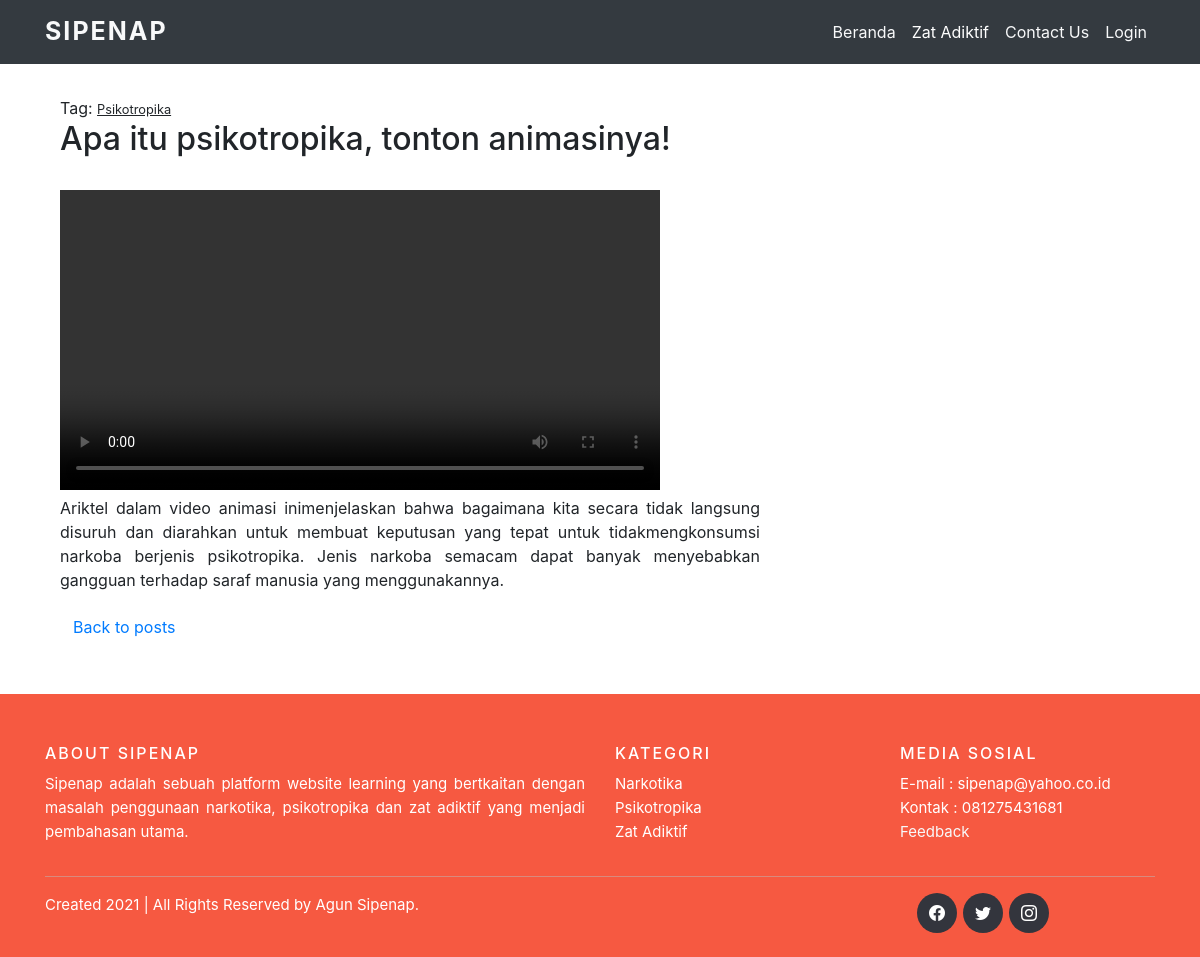
/golongan/zat_adiktif.php?id=17, run on the app's committed database.
### tables this page shows
CREATE TABLE `golongan` (
  `id_golongan` int(11) NOT NULL,
  `kategori` varchar(50) NOT NULL,
  `golongan` varchar(50) NOT NULL,
  `animasi` varchar(255) NOT NULL,
  `keterangan` text NOT NULL,
  `judul` varchar(255) NOT NULL
);

### golongan/zat_adiktif.php (the view, shortened to what this page needs)
<?php
  include '../admin/config/koneksi.php';
  $id_zat_adiktif = $_GET["id"];
  $ambil = $koneksi->query("SELECT * FROM golongan WHERE id_golongan='$id_zat_adiktif'");
  $singlePage = $ambil->fetch_assoc();
?>
<!DOCTYPE html>
<html lang="en">
<head>
	<link href="https://stackpath.bootstrapcdn.com/bootstrap/4.1.3/css/bootstrap.min.css" rel="stylesheet">
	<link rel="stylesheet" href="https://cdn.jsdelivr.net/npm/bootstrap-icons@1.7.1/font/bootstrap-icons.css">
	<link rel="stylesheet" href="../admin/assets/css/bootsrap.min.css">
	<link rel="stylesheet" href="../admin/assets/css/custom-css.css">
</head>
<body>
	<nav class="navbar navbar-expand-lg navbar-light bg-dark fixed-top">
		<div class="container">
			<a class="navbar-brand text-light" href="../index.php">SIPENAP</a>
			<div class="collapse navbar-collapse" id="navbarSupportedContent">
				<ul class="navbar-nav ml-auto">
					<li class="nav-item active">
						<a class="nav-link text-light" href="../index.php">Beranda</a>
					</li>
          <div class="dropdown show">
						<li><a class="nav-link" style="color: white;" href="../zat_adiktif.php">Zat Adiktif</a></li>
					</div>
					<li class="nav-item">
						<a class="nav-link text-light" href="../contact.php">Contact Us</a>
					</li>
					<li class="nav-item">
						<a class="nav-link text-light" href="../admin/login.php">Login</a>
					</li>
				</ul>
			</div>
		</div>
	</nav>
  <section class="kontent">
    <div class="container mt-5">
      <div class="row">
        <div class="col-md-8 mb-5">
          <article class="artikel-website mt-5">
            <div class="container artikel">
								Tag: <u><small class="mb-4 pt-4"><?php echo $singlePage['kategori']; ?></small></u><br>
								<h2><?php echo $singlePage['judul']; ?></h2><br>
								<video src="../video/<?php echo $singlePage['animasi']; ?>" controls width='600'></video>
                <p class="text-justify"><?php echo $singlePage['keterangan']; ?></p>
								<a href="../zat_adiktif.php" class="btn btn-outline-default">Back to posts</a>
            </div>
          </article>
        </div>
      </div>
  </section>
	<?php include '../footer.php'; ?>
</body>
</html>

### data on the page
golongan: kategori "Psikotropika", judul "Apa itu psikotropika, tonton animasinya!", keterangan "Ariktel dalam video animasi inimenjelaskan bahwa bagaimana kita secara tidak langsung disuruh dan diarahkan untuk membuat keputusan yang tepat untuk tidakmengkonsumsi narkoba berjenis psikotropika. Jenis narkoba semacam dapat banyak menyebabkan gangguan terhadap saraf manusia yang menggunakannya."
